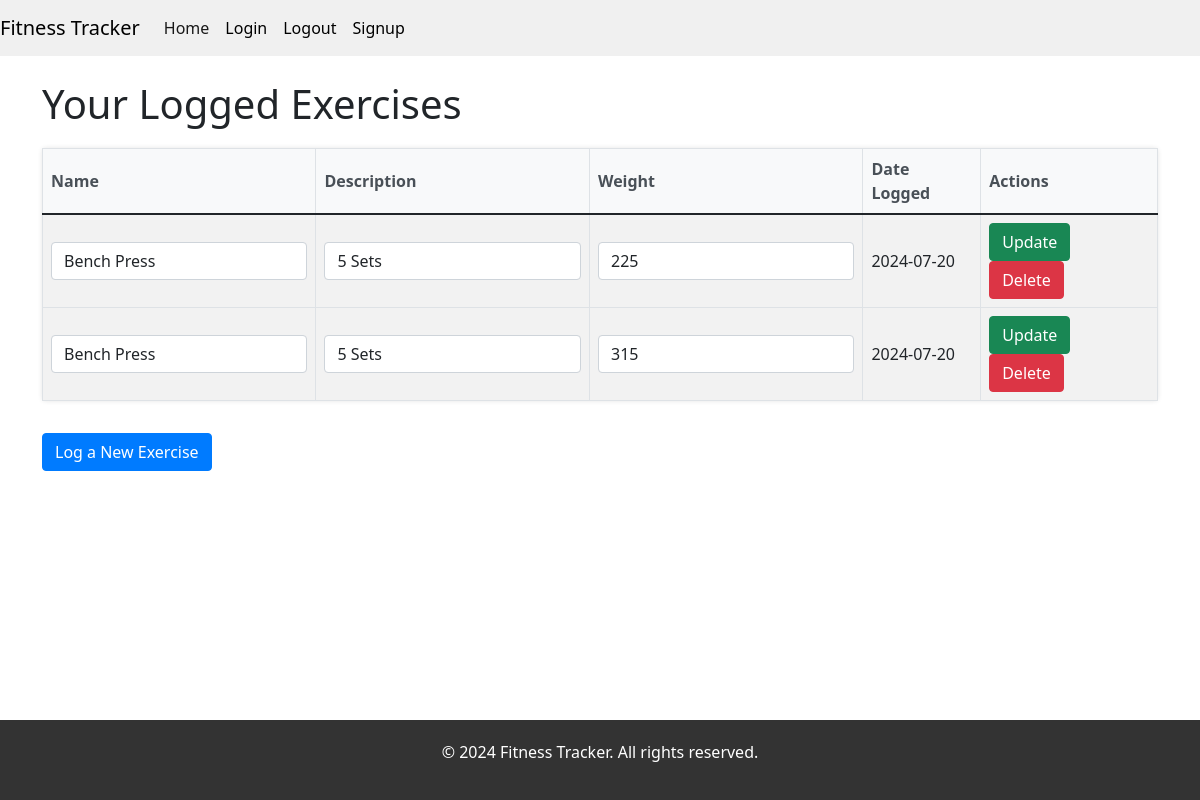
The page /view_exercises/ (signed in) on the database as committed earlier.
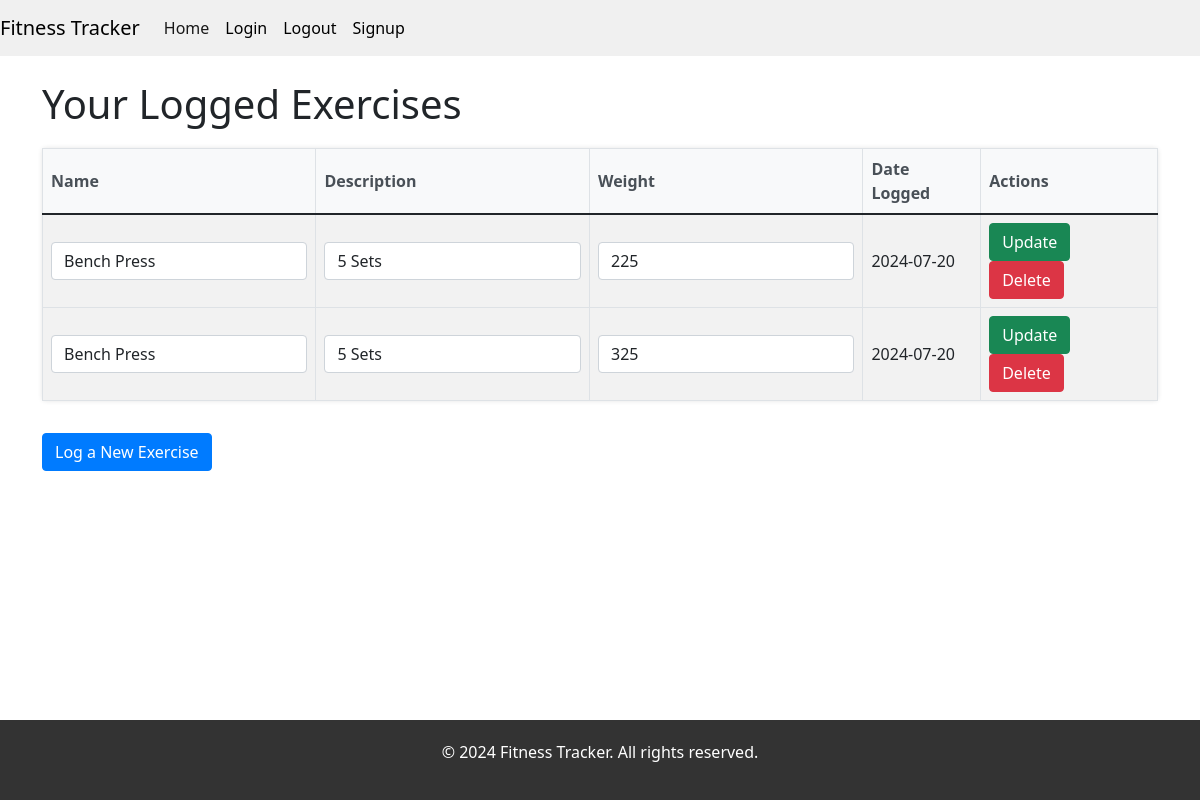
The same page on the database as committed later.
### myApp/models.py (models this page shows, shortened)
class Exercise(db.Model):       ## A new model to represent the properties of exercise (what will be logged)
    _id = db.Column(db.Integer, primary_key=True)
    name = db.Column(db.String(100), nullable=False)
    description = db.Column(db.String(100), nullable=False)
    weight = db.Column(db.Integer, nullable=True)      ## In the future I want the user to be able to input the number of sets and the weight.
    unit = db.Column(db.String(2), nullable=True)
    date = db.Column(db.DateTime, default=datetime.utcnow, nullable=False)     ## I thought about bw exercises and weight should be nullable
    is_pr = db.Column(db.Boolean, default=False, nullable=False)
    user_id = db.Column(db.Integer, db.ForeignKey('user._id'), name='exercise_user_fk', nullable=False)
    workout_days = db.relationship('WorkoutDay', secondary=workout_day_exercise, lazy='subquery', back_populates='exercises')
    user = db.relationship('User', back_populates='exercises')

### myApp/blueprints/user/routes.py (the view, shortened to what this page needs)
@user_bp.route("/view_exercises/", methods=["GET", "POST"])
@login_required
def view_exercises():
    exercises = Exercise.query.filter_by(user_id=current_user._id).all()
    return render_template("viewExercises.html", exercises=exercises)

### myApp/templates/viewExercises.html (shortened to what this page needs)
{% extends "base.html" %}
{% block content %}
<head>
    <link rel="stylesheet" href="{{ url_for('static', filename='css/viewExercises.css') }}">
</head>
<div class="container mt-4">
    <h1>Your Logged Exercises</h1>
    {% if exercises %}
        <table class="table table-striped table-bordered">
            <thead>
                <tr>
                    <th>Name</th>
                    <th>Description</th>
                    <th>Weight</th>
                    <th>Date Logged</th>
                    <th>Actions</th>
                </tr>
            </thead>
            <tbody>
                {% for exercise in exercises %}
                    <tr>
                        <form method="POST" action="{{ url_for('user_bp.view_exercises') }}">
                            <td><input type="text" name="name" value="{{ exercise.name }}" class="form-control"></td>
                            <td><input type="text" name="description" value="{{ exercise.description }}" class="form-control"></td>
                            <td><input type="number" step="any" name="weight" value="{{ exercise.weight or '' }}" class="form-control"></td>
                            <td>{{ exercise.date.strftime('%Y-%m-%d') }}</td>
                            <td>
                                <button type="submit" name="update" class="btn btn-success">Update</button>
                                <button type="submit" name="delete" class="btn btn-danger">Delete</button>
                            </td>
                        </form>
                    </tr>
                {% endfor %}
            </tbody>
        </table>
    {% else %}
        <div class="alert alert-info" role="alert">
            You have not logged any exercises yet.
        </div>
    {% endif %}
    <a class="btn btn-primary mt-3" href="{{ url_for('user_bp.create_exercise') }}">Log a New Exercise</a>
</div>
{% endblock %}

### myApp/templates/base.html (shortened to what this page needs)
<!DOCTYPE html>
<html lang="en">
<head>
    <link href="https://cdn.jsdelivr.net/npm/bootstrap@5.1.3/dist/css/bootstrap.min.css" rel="stylesheet">
    <link rel="stylesheet" href="{{ url_for('static', filename='css/base.css') }}">
</head>
<body>
    <nav class="navbar navbar-expand-lg navbar-light bg-light">
        <div class="container-fluid">
          <a class="navbar-brand" href="#">Fitness Tracker</a>
          <div class="collapse navbar-collapse" id="navbarNav">
            <ul class="navbar-nav">
              <li class="nav-item">
                <a class="nav-link active" aria-current="page" href="/">Home</a>
              </li>
              <li class="nav-item">
                <a class="nav-link" href="/login">Login</a>
              </li>
              <li class="nav-item">
                <a class="nav-link" href="/logout">Logout</a>
              </li>
              <li class="nav-item">
                <a class="nav-link" href="/signup">Signup</a>
              </li>
            </ul>
          </div>
        </div>
    </nav>
    <div class="container-fluid">
      {% block content %}
      {% endblock %}
    </div>
    <footer>
        <p>&copy; 2024 Fitness Tracker. All rights reserved.</p>
    </footer>
</body>
</html>

### myApp/static/css/base.css (style rules this page uses)
html, body { margin: 0; padding: 0; }
.container-fluid { width: 100%; margin: 0; padding: 0; }
.navbar { background-color: #f0f0f0 !important; color: #ffffff; }
.navbar .navbar-brand { color: black; }
.navbar .navbar-nav .nav-link { color: black; }
footer { background-color: #333333; color: #ffffff; text-align: center; padding: 20px 0; position: fixed; bottom: 0; width: 100%; }

### myApp/static/css/viewExercises.css (style rules this page uses)
.table { margin-top: 20px; background-color: #ffffff; border-radius: 0.25rem; box-shadow: 0 0 5px rgba(0,0,0,0.1); }
.table th, .table td { vertical-align: middle; }
.table thead th { background-color: #f8f9fa; color: #495057; }
.table tbody tr:nth-child(even) { background-color: #f2f2f2; }
.btn-primary { background-color: #007bff; border-color: #007bff; }

Rows that differ between the two databases and show on the page:
changed Exercise (number 2 of 2 on the later page): weight "315" → "325"
